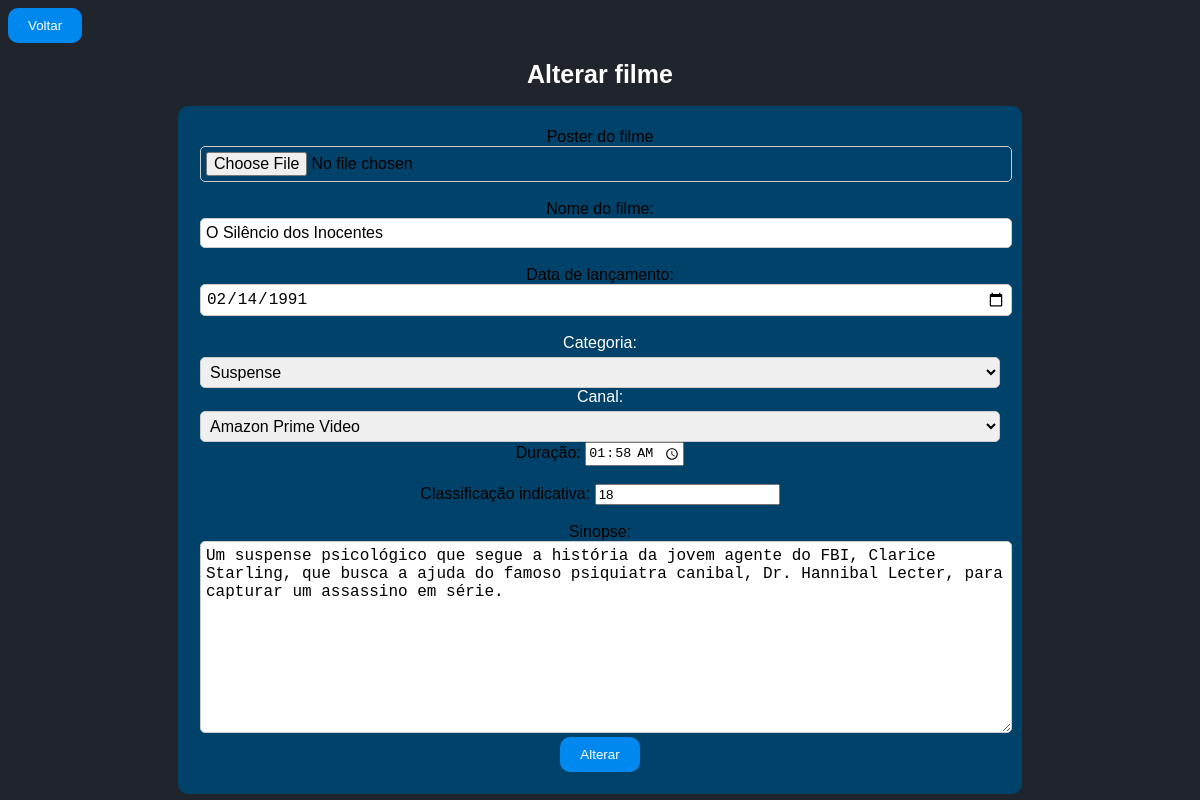
The app's page /view/alterar_filme.php?get_id=114 (signed in) with its own data.
### tables this page shows
CREATE TABLE IF NOT EXISTS `filme` (
  `id_filme` INT(11) NOT NULL AUTO_INCREMENT,
  `nome_filme` VARCHAR(80) NOT NULL,
  `dt_de_lancamento_filme` DATE NULL DEFAULT NULL,
  `duracao_filme` TIME NULL DEFAULT NULL,
  `sinopse_filme` VARCHAR(500) NOT NULL,
  `classificacao_filme` VARCHAR(50) NOT NULL,
  `capa_filme` VARCHAR(50) NOT NULL,
  `trailer_filme` VARCHAR(50) NULL DEFAULT NULL,
  `fk_id_categoria_filme` INT(11) NOT NULL,
  `fk_id_canal_filme` INT(11) NOT NULL,
  `fk_id_usuario` INT(11) NOT NULL,
  `fk_id_perfil` INT(11) NOT NULL,
  PRIMARY KEY (`id_filme`, `fk_id_categoria_filme`, `fk_id_canal_filme`, `fk_id_usuario`, `fk_id_perfil`),
  INDEX `fk_filme_categoria_filme1_idx` (`fk_id_categoria_filme` ASC),
  INDEX `fk_filme_canal_filme1_idx` (`fk_id_canal_filme` ASC),
  INDEX `fk_filme_usuario1_idx` (`fk_id_usuario` ASC),
  INDEX `fk_filme_perfil1_idx` (`fk_id_perfil` ASC),
  CONSTRAINT `fk_filme_canal_filme1`
    FOREIGN KEY (`fk_id_canal_filme`)
    REFERENCES `canal_filme` (`id_canal_filme`)
    ON DELETE NO ACTION
    ON UPDATE NO ACTION,
  CONSTRAINT `fk_filme_categoria_filme1`
    FOREIGN KEY (`fk_id_categoria_filme`)
    REFERENCES `categoria_filme` (`id_categoria_filme`)
    ON DELETE NO ACTION
    ON UPDATE NO ACTION,
  CONSTRAINT `fk_filme_usuario1`
    FOREIGN KEY (`fk_id_usuario`)
    REFERENCES `usuario` (`id_usuario`)
    ON DELETE NO ACTION
    ON UPDATE NO ACTION,
  CONSTRAINT `fk_filme_perfil1`
    FOREIGN KEY (`fk_id_perfil`)
    REFERENCES `perfil` (`id_perfil`)
    ON DELETE NO ACTION
    ON UPDATE NO ACTION);

### model/conexao.php (called while the page is built)
<?php
class Conexao{
    private static $conexao;
    public static function getInstance(){
        if(!isset(self::$conexao)){
            try{
                $options = array(
                    PDO::ATTR_PERSISTENT => true,
                    PDO::MYSQL_ATTR_INIT_COMMAND => 'SET NAMES UTF8;',
                    PDO::ATTR_ERRMODE => PDO::ERRMODE_EXCEPTION
                );
                self::$conexao = new PDO('mysql:host=localhost;dbname=cine_community','root','', $options);
                self::$conexao->setAttribute(PDO::ATTR_ERRMODE, PDO::ERRMODE_EXCEPTION);
            }catch(PDOException $exc){
                echo "Houve um erro ao se conectar com o Banco de Dados ".$exc->getMessage();
            }
        }
        return self::$conexao;
    }
}
?>

### model/dao/filmeDAO.php (called while the page is built, shortened)
<?php
require_once __DIR__ .'/../conexao.php';
require_once __DIR__ .'/../dto/filmeDTO.php';
class FilmeDAO{
    public $pdo;
    public function __construct()
    {
        $this->pdo = Conexao::getInstance();
    }
public function buscarPorID($id) {
    try {
        $sql = "SELECT f.*, u.id_usuario, p.id_perfil FROM filme f INNER JOIN usuario u ON f.fk_id_usuario = u.id_usuario INNER JOIN perfil p ON f.fk_id_perfil = p.id_perfil INNER JOIN categoria_filme c ON f.fk_id_categoria_filme = c.id_categoria_filme INNER JOIN canal_filme i ON f.fk_id_canal_filme = i.id_canal_filme WHERE id_filme=?  ";
        $stmt = $this->pdo->prepare($sql);
        $stmt->bindValue(1, $id);
        $stmt->execute();
        $filmeFetch = $stmt->fetchAll(PDO::FETCH_ASSOC);
        if (count($filmeFetch) == 1) {
            $filme = $filmeFetch[0];
            $FilmeDTO = new FilmeDTO();
            $FilmeDTO->setId_filme($filme["id_filme"]);
            $FilmeDTO->setNome_filme($filme["nome_filme"]);
            $FilmeDTO->setDt_de_lancamento_filme($filme["dt_de_lancamento_filme"]);
            $FilmeDTO->setDuracao_filme($filme["duracao_filme"]);
            $FilmeDTO->setSinopse_filme($filme["sinopse_filme"]);
            $FilmeDTO->setFk_Id_categoria_filme($filme["fk_id_categoria_filme"]);
            $FilmeDTO->setClassificacao_filme($filme["classificacao_filme"]);
            $FilmeDTO->setCapa_filme($filme["capa_filme"]);
            $FilmeDTO->setTrailer_filme($filme["trailer_filme"]);
            $FilmeDTO->setFk_Id_canal_filme($filme["fk_id_canal_filme"]);
            $FilmeDTO->setFk_id_usuario($filme["id_usuario"]);
            $FilmeDTO->setFk_id_perfil($filme["id_perfil"]);
            return $FilmeDTO;
        } else {
            return null;
        }
    } catch (PDOException $exc) {
        echo $exc->getMessage();
    }
}
}

### model/dto/filmeDTO.php (called while the page is built, shortened)
<?php
class FilmeDTO{
    private $nome_filme;
    private $dt_de_lancamento_filme;
    private $duracao_filme;
    private $sinopse_filme;
    private $classificacao_filme;
    private $capa_filme;
    private $fk_id_categoria_filme;
    private $fk_id_canal_filme;
public function getNome_filme(){
    return $this->nome_filme;
}
public function getDt_de_lancamento_filme(){
    return $this->dt_de_lancamento_filme;
}
public function getDuracao_filme(){
    return $this->duracao_filme;
}
public function getSinopse_filme(){
    return $this->sinopse_filme;
}
public function getClassificacao_filme() {
    return $this->classificacao_filme;
}
public function getCapa_filme() {
    return $this->capa_filme;
}
public function getFk_id_categoria_filme() {
    return $this->fk_id_categoria_filme;
}
public function getFk_id_canal_filme() {
    return $this->fk_id_canal_filme;
}
public function setNome_filme($nome_filme) {
    $this->nome_filme = $nome_filme;
}
public function setDt_de_lancamento_filme($dt_de_lancamento_filme) {
    $this->dt_de_lancamento_filme = $dt_de_lancamento_filme;
}
public function setDuracao_filme($duracao_filme) {
    $this->duracao_filme = $duracao_filme;
}
public function setSinopse_filme($sinopse_filme){
    $this->sinopse_filme = $sinopse_filme;
}
public function setClassificacao_filme($classificacao_filme) {
    $this->classificacao_filme = $classificacao_filme;
}
public function setCapa_filme($capa_filme) {
    $this->capa_filme = $capa_filme;
}
public function setFk_id_categoria_filme($fk_id_categoria_filme) {
    $this->fk_id_categoria_filme = $fk_id_categoria_filme;
}
public function setFk_id_canal_filme($fk_id_canal_filme) {
    $this->fk_id_canal_filme = $fk_id_canal_filme;
}
}
?>

### view/alterar_filme.php (the view, shortened to what this page needs)
<?php
require_once '../model/dao/filmeDAO.php';
$get_id = isset($_GET["get_id"]) ? $_GET["get_id"] : null;
if ($get_id) {
    $FilmeDAO = new FilmeDAO();
    $filme = $FilmeDAO->buscarPorID($get_id);
    if ($filme) {
        $capa_filme = $filme->getCapa_filme();
        $nome_filme = $filme->getNome_filme();
        $dt_de_lancamento_filme = $filme->getDt_de_lancamento_filme();
        $fk_id_categoria_filme = $filme->getFk_id_categoria_filme();
        $fk_id_canal_filme = $filme->getFk_id_canal_filme();
        $duracao_filme = $filme->getDuracao_filme();
        $classificacao_filme = $filme->getClassificacao_filme();
        $sinopse_filme = $filme->getSinopse_filme();
    } else {
        echo "Filme não encontrado.";
        exit;
    }
} else {
    echo "ID do filme não fornecido.";
    exit;
}
?>
<!DOCTYPE html>
<html lang="pt-br">
<head>
    <link rel="stylesheet" href="../css/formulariofilme.css">
</head>
<body>
<a href="../view/dashboard/listafilmemod.php"><input type="submit" value="Voltar"></a>
    <h1>Alterar filme</h1>
    <center>
    <div class="container">
        <form action="../control/control_alterar_filme.php" method="post">
            Poster do filme
            <input type="file" name="capa_filme" value="<?= $capa_filme; ?>"><br><br>
            Nome do filme:
            <input type="text" name="nome_filme" placeholder="Filme" value="<?= $nome_filme; ?>"> <br> <br>
            Data de lançamento:
            <input type="date" name="dt_de_lancamento_filme" placeholder="Data de lançamento" value="<?= $dt_de_lancamento_filme; ?>"><br><br>
            <label for="categoria_filme">Categoria:</label>
            <select name="fk_id_categoria_filme" id="categoria_filme">
                <option value="9" <?= ($fk_id_categoria_filme == 9) ? 'selected' : ''; ?>>Suspense</option>
            </select>
            <label for="canal_filme">Canal:</label>
            <select name="fk_id_canal_filme" id="canal_filme">
                <option value="2" <?= ($fk_id_canal_filme == 2) ? 'selected' : ''; ?>>Amazon Prime Video</option>
            </select>
            Duração:
            <input type="time" name="duracao_filme" placeholder="Duração" value="<?= $duracao_filme; ?>"> <br><br>
            Classificação indicativa:
            <input type="number" name="classificacao_filme" placeholder="Classificação" value="<?= $classificacao_filme; ?>"><br><br>
            Sinopse:
            <textarea name="sinopse_filme" id="" cols="30" rows="10" placeholder="Sinopse"><?= $sinopse_filme; ?></textarea><br>
            <input type="submit" value="Alterar">
        </form>
    </div>
    </center>
</body>
</html>

### css/formulariofilme.css (style rules this page uses)
body { background-color:#1f242d; font-family: Arial, sans-serif; }
h1 { color: #fff; font-size: 25px; text-align: center; }
.container { width: 800px; margin: 0 auto; padding: 20px; background-color: #004269; border: 2px solid #004269; border-radius: 10px; }
label { display: block; margin-bottom: 5px; color: #fff; }
input[type="text"], input[type="date"], input[type="file"], select, textarea { width: 100%; padding: 5px; font-size: 16px; border-radius: 5px; border: 1px solid #ccc; }
input[type="submit"] { background-color: #08ef; color: #fff; border: none; padding: 10px 20px; cursor: pointer; border-radius: 10px; }

### records on screen
filme: nome_filme "O Silêncio dos Inocentes", dt_de_lancamento_filme "02/14/1991", fk_id_categoria_filme "Suspense", fk_id_canal_filme "Amazon Prime Video", duracao_filme "01:58:00", classificacao_filme "18", sinopse_filme "Um suspense psicológico que segue a história da jovem agente do FBI, Clarice Starling, que busca a ajuda do famoso psiquiatra canibal, Dr. Hannibal Lecter, para capturar um assassino em série."
